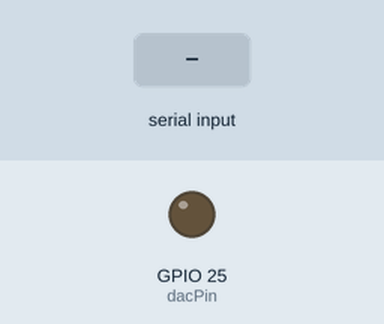
Recording of a sketch running on a simulated ESP32. Shown: output pins drawn as LEDs (lit = HIGH). The test bench sets the inputs (shaded band).

Above: at 1.2 s.
1.3 s: byte 30 received over Serial
At 2.5 s:
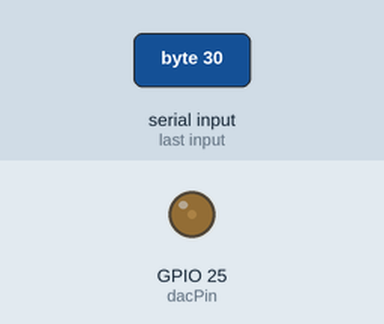
2.8 s: byte 90 received over Serial
At 3.8 s:
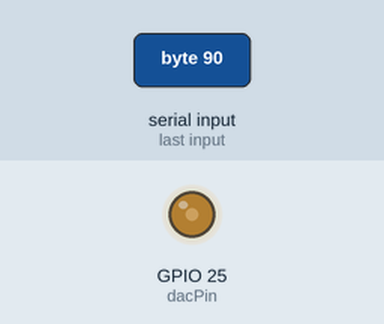
Timing chart, 0 to 5.8 s (numbered marks = the images above; inputs shaded):
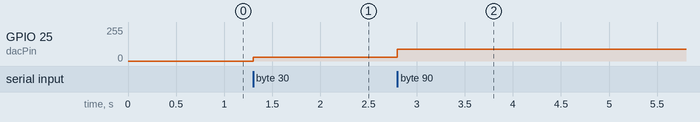

The sketch:

dac_readin.ino
```cpp
// 不使用Serial可降低时延
#define dacPin 25
char dat=0;

void setup() {
  Serial.begin(230400); //230400
//  Serial2.begin(921600);
//  Serial.println("Hello. This is DAC.");
//  Serial2.println("Hello");
}

void loop() {
  if (Serial.available()) {     // If anything comes in Serial1 (pins 0 & 1)
    dat=Serial.read();
    dacWrite(dacPin,dat);
//    Serial.println(dat);  // 反馈接收到的值，可以关
    // delayMicroseconds(100); //防止无线网包挤在一起到，导致dac不知所措？
  }
}
```

Measured:
- after the input at 1.3 s, GPIO 25 (dacPin): 0/255 → 30/255 at once
- after the input at 2.8 s, GPIO 25 (dacPin): 30/255 → 90/255 at once
